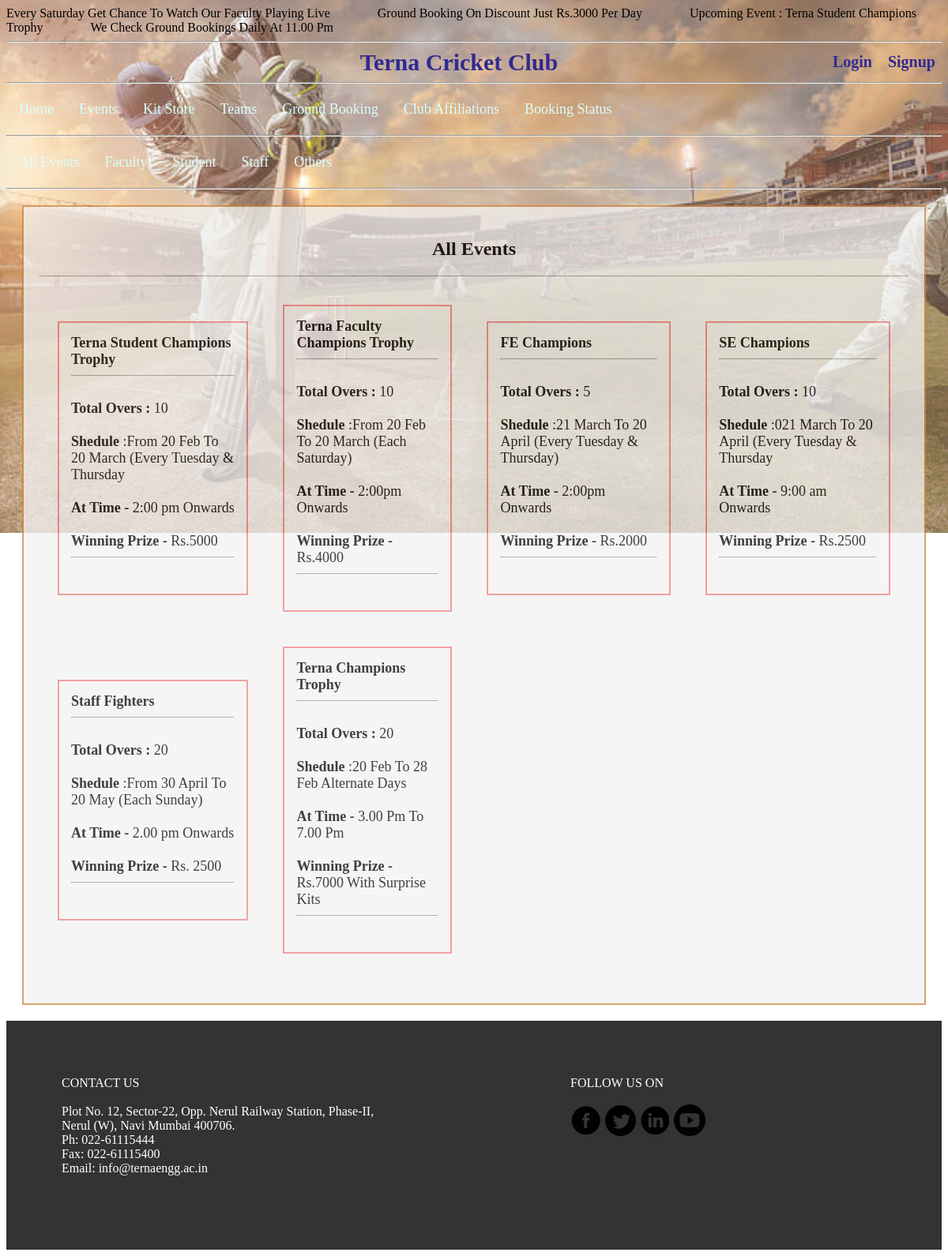
/event.php, run on the app's committed database.
### tables this page shows
CREATE TABLE `notice` (
  `notice_id` int(11) NOT NULL,
  `notice_descp` varchar(500) NOT NULL
);

CREATE TABLE `event` (
  `event_id` int(11) NOT NULL,
  `event_name` varchar(50) NOT NULL,
  `event_overs` varchar(30) NOT NULL,
  `event_descp` varchar(1000) NOT NULL,
  `event_type` varchar(40) NOT NULL,
  `event_dur` varchar(50) NOT NULL,
  `event_time` varchar(50) NOT NULL,
  `event_prize` varchar(100) NOT NULL
);

### event.php (the view, shortened to what this page needs)
<html>
	<head>
<link rel="stylesheet" href="style.css">
<?php
$con = mysqli_connect('localhost','root','');
mysqli_select_db($con,"cricket") or die(mysqli_error($con)) ;
$notice = "SELECT * FROM notice";
$notice_res = mysqli_query($con,$notice);
echo '<marquee>';
while($row=mysqli_fetch_assoc($notice_res)){
echo $row['notice_descp'];
}
echo  '</marquee>';
?>
		<hr>
		</head>
<body>
<?php
if(isset( $_SESSION['session_id']) AND isset( $_SESSION['user_id']))
	{
	echo'<div class="title"><center> Terna Cricket Club
	<span class="innertitle">';
	if(isset( $_SESSION['admin']) )
	{
		echo "<a href='adminpanel.php' style='text-decoration:none;'>Admin Panel</a>";
		echo '&nbsp &nbsp';
	}
	echo '<a href="logout.php" style="text-decoration:none">Logout</a>
	</span></div>
	</center><hr>';
}
else{
	echo"<div class='title'><center> Terna Cricket Club
	<span class='innertitle'>
	<a href='login.php' style='text-decoration:none'>Login</a>&nbsp &nbsp
	<a href='signup.php' style='text-decoration:none'>Signup</a>
	</span></div>
	</center><hr>";
}
echo'<div class="navbar" >
	<a href="index.php">Home</a>';
echo'
	<a href="event.php">Events</a>
	<a href="product.php">Kit Store</a>
	<a href="teams.php">Teams</a>
	<a href="user_booking.php">Ground Booking</a>
	<a href="club.php">Club Affiliations</a>
	<a href="booking.php">Booking Status</a>';
echo'</div>';
echo '<hr>';
echo'<div class="navbar" >';
	echo'
	<a href="event.php">All Events</a>
	<a href="event_type.php?event_type=Faculty">Faculty</a>
	<a href="event_type.php?event_type=Student">Student</a>
	<a href="event_type.php?event_type=Staff">Staff</a>
	<a href="event_type.php?event_type=Others">Others</a>';
echo'</div>';
echo '<hr>';
echo "<div class='box'>";
echo '<h2><center> All Events</center><h2>';
echo '<hr>';
	$sql="select * from event";
		$res=mysqli_query($con,$sql) or die(mysqli_error($con));
echo "<table>";
	if(mysqli_num_rows($res)>0)
		{
	while($row=mysqli_fetch_assoc($res))
	{
	echo "<td>";
		echo '<div class="in_form">';
			echo '<b>'.$row['event_name'].'</b><br><hr><br><font size=4>';
			echo '<b>Total Overs : </b>'.$row['event_overs'];
			echo"<br><br>";
			echo '<b>Shedule </b>:'.$row['event_dur'].'<br><br>
			<b>At Time - </b>'.$row['event_time'];
			echo '<br><br><b>Winning Prize - </b>'.$row['event_prize'];
			echo '</font><hr><br>';
		echo '</div>';
		echo "</td>";
		}
	}else{
	echo '<div class="box">';
	echo '<center style="font-size:20px"><b>No Events Present</b><center>';
	echo '</div>';
	}
echo "</table>";
echo '</div>';
?>
<footer>
<div class="footer">
<div class="f1" style="float:left">
CONTACT US <br><br>
Plot No. 12, Sector-22, Opp. Nerul Railway Station, Phase-II, Nerul (W), Navi Mumbai 400706.<br>
Ph: 022-61115444 <br>
Fax: 022-61115400 <br>
Email: info@ternaengg.ac.in <br>
</div>
<div class="f1" style="float:right ;" >
FOLLOW US ON <br><br>
<a target="_blank" href="https://www.facebook.com/ternanerul"><img src="pics/logo/logo1.png" width="40"></a>
<a target="_blank" href="https://twitter.com/terna_college"><img src="pics/logo/logo2.png" width="39"></a>
<a target="_blank" href="https://www.linkedin.com/school/terna-engineering-college/about/"><img src="pics/logo/logo3.png" width="40"></a>
<a target="_blank" href="https://www.youtube.com/user/TEC2016" ><img src="pics/logo/logo4.png" width="40"></a>
</div>
</div>
</footer>

### style.css (style rules this page uses)
.in_form { border:2px; border-style: solid; border-color: lightcoral; padding:15; margin: 20; font-size:18; max-width:600; word-wrap:break-word; }
.innertitle { font-size:20px; margin-top:5px; float:right; padding-right:8px; }
.innertitle a { color: #312a90; }
.title { font-weight:bold; text-align:center; padding-left:100; font-size:30; color:#312a90; }
.box { margin:20px; padding:20px; border:2px; border-style: solid; border-color: peru; background-color: #f2f2f2; opacity: 0.75; }
.navbar { overflow: hidden; position: relative; top: 0; width: 100%; }
.navbar a { float: left; display: block; color: white; padding: 14px 16px; font-size:18px; text-decoration: none; color:#dafffe; }
.footer { clear:both; padding:20px; height:250; background-color: #333333; }
.f1 { width:400; color:white; margin:50; text-align:left; }

### data on the page
notice: notice_descp "Every Saturday Get Chance To Watch Our Faculty Playing Live"
notice: notice_descp "Ground Booking On Discount Just Rs.3000 Per Day"
notice: notice_descp "Upcoming Event : Terna Student Champions Trophy"
notice: notice_descp "We Check Ground Bookings Daily At 11.00 Pm"
event: event_name "Terna Student Champions Trophy", event_overs "10", event_dur "From 20 Feb To 20 March (Every Tuesday & Thursday", event_time "2:00 pm Onwards", event_prize "Rs.5000"
event: event_name "Terna Faculty Champions Trophy", event_overs "10", event_dur "From 20 Feb To 20 March (Each Saturday)", event_time "2:00pm Onwards", event_prize "Rs.4000"
event: event_name "FE Champions", event_overs "5", event_dur "21 March To 20 April (Every Tuesday & Thursday)", event_time "2:00pm Onwards", event_prize "Rs.2000"
event: event_name "SE Champions", event_overs "10", event_dur "021 March To 20 April (Every Tuesday & Thursday", event_time "9:00 am Onwards", event_prize "Rs.2500"
event: event_name "Staff Fighters", event_overs "20", event_dur "From 30 April To 20 May (Each Sunday)", event_time "2.00 pm Onwards", event_prize "Rs. 2500"
event: event_name "Terna Champions Trophy", event_overs "20", event_dur "20 Feb To 28 Feb Alternate Days", event_time "3.00 Pm To 7.00 Pm", event_prize "Rs.7000 With Surprise Kits"
